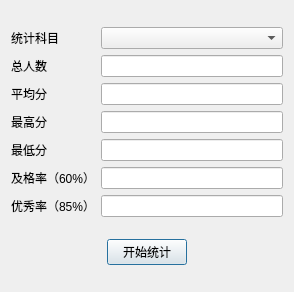
<?xml version="1.0" encoding="UTF-8"?>
<ui version="4.0">
 <class>StatisticView</class>
 <widget class="QDialog" name="StatisticView">
  <property name="geometry">
   <rect>
    <x>0</x>
    <y>0</y>
    <width>294</width>
    <height>292</height>
   </rect>
  </property>
  <property name="windowTitle">
   <string>成绩统计</string>
  </property>
  <layout class="QGridLayout" name="gridLayout">
   <item row="0" column="0" colspan="3">
    <layout class="QHBoxLayout" name="horizontalLayout">
     <item>
      <layout class="QVBoxLayout" name="verticalLayout">
       <item>
        <widget class="QLabel" name="label_8">
         <property name="text">
          <string>统计科目</string>
         </property>
        </widget>
       </item>
       <item>
        <widget class="QLabel" name="label_9">
         <property name="text">
          <string>总人数</string>
         </property>
        </widget>
       </item>
       <item>
        <widget class="QLabel" name="label_7">
         <property name="text">
          <string>平均分</string>
         </property>
        </widget>
       </item>
       <item>
        <widget class="QLabel" name="label_3">
         <property name="text">
          <string>最高分</string>
         </property>
        </widget>
       </item>
       <item>
        <widget class="QLabel" name="label_4">
         <property name="text">
          <string>最低分</string>
         </property>
        </widget>
       </item>
       <item>
        <widget class="QLabel" name="label_5">
         <property name="text">
          <string>及格率（60%）</string>
         </property>
        </widget>
       </item>
       <item>
        <widget class="QLabel" name="label_6">
         <property name="text">
          <string>优秀率（85%）</string>
         </property>
        </widget>
       </item>
      </layout>
     </item>
     <item>
      <layout class="QVBoxLayout" name="verticalLayout_2">
       <item>
        <widget class="QComboBox" name="subject">
         <property name="currentIndex">
          <number>-1</number>
         </property>
         <property name="placeholderText">
          <string>-- 选择统计科目 --</string>
         </property>
         <item>
          <property name="text">
           <string>数学</string>
          </property>
         </item>
         <item>
          <property name="text">
           <string>C语言</string>
          </property>
         </item>
         <item>
          <property name="text">
           <string>Java</string>
          </property>
         </item>
         <item>
          <property name="text">
           <string>全科</string>
          </property>
         </item>
        </widget>
       </item>
       <item>
        <widget class="QLineEdit" name="count">
         <property name="readOnly">
          <bool>true</bool>
         </property>
        </widget>
       </item>
       <item>
        <widget class="QLineEdit" name="avg">
         <property name="readOnly">
          <bool>true</bool>
         </property>
        </widget>
       </item>
       <item>
        <widget class="QLineEdit" name="max">
         <property name="readOnly">
          <bool>true</bool>
         </property>
        </widget>
       </item>
       <item>
        <widget class="QLineEdit" name="min">
         <property name="readOnly">
          <bool>true</bool>
         </property>
        </widget>
       </item>
       <item>
        <widget class="QLineEdit" name="passRate">
         <property name="readOnly">
          <bool>true</bool>
         </property>
        </widget>
       </item>
       <item>
        <widget class="QLineEdit" name="excellentRate">
         <property name="readOnly">
          <bool>true</bool>
         </property>
        </widget>
       </item>
      </layout>
     </item>
    </layout>
   </item>
   <item row="1" column="0">
    <spacer name="horizontalSpacer">
     <property name="orientation">
      <enum>Qt::Orientation::Horizontal</enum>
     </property>
     <property name="sizeHint" stdset="0">
      <size>
       <width>86</width>
       <height>20</height>
      </size>
     </property>
    </spacer>
   </item>
   <item row="1" column="1">
    <widget class="QPushButton" name="btnstatistic">
     <property name="text">
      <string>开始统计</string>
     </property>
     <property name="icon">
      <iconset resource="images.qrc">
       <normaloff>:/new/prefix1/images/statistic.svg</normaloff>:/new/prefix1/images/statistic.svg</iconset>
     </property>
    </widget>
   </item>
   <item row="1" column="2">
    <spacer name="horizontalSpacer_2">
     <property name="orientation">
      <enum>Qt::Orientation::Horizontal</enum>
     </property>
     <property name="sizeHint" stdset="0">
      <size>
       <width>86</width>
       <height>20</height>
      </size>
     </property>
    </spacer>
   </item>
  </layout>
 </widget>
 <resources>
  <include location="images.qrc"/>
 </resources>
 <connections/>
</ui>
